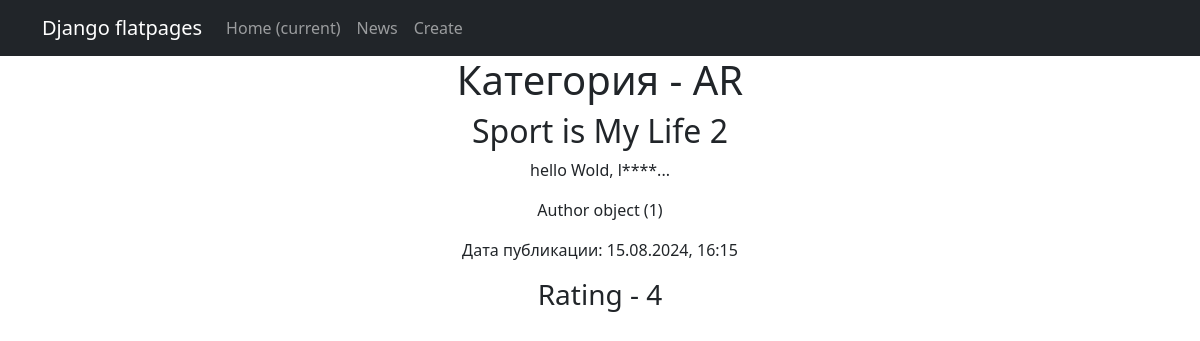
The page /news/2 on the database its author committed.
### newapp/models.py (models this page shows, shortened)
class Post(models.Model):
    author = models.ForeignKey(Author, on_delete=models.CASCADE)
    NEWS = 'NW'
    ARTICLE = 'AR'
    CATEGORY_CHOICEC = (
        (NEWS, 'Новость'),
        (ARTICLE, 'Статья')
    )
    category_type = models.CharField(max_length=2, choices=CATEGORY_CHOICEC, default=ARTICLE)
    date_creation = models.DateTimeField(auto_now_add=True)
    post_category = models.ManyToManyField(Category, through ='PostCategory')
    title = models.CharField(max_length=128)
    text = models.TextField()
    post_rating = models.SmallIntegerField(default=0)

class Author(models.Model):
    author_user = models.OneToOneField(User, on_delete=models.CASCADE)
    author_rating = models.SmallIntegerField(default=0)

### newapp/views.py (the view)
# urls.py: path('<int:pk>', NewsDetail.as_view(), name='news_detail'),
class NewsDetail(DetailView):
    model = Post
    template_name = 'onenews.html'
    context_object_name = 'news'

### newapp/templatetags/custom_filters.py (called while the page is built)
@register.filter
def censor(value):
    if not isinstance(value, str):
        raise ValueError("Фильтр censor применяется только к строкам.")
    for word in BAD_WORDS:
        pattern = re.compile(re.escape(word), re.IGNORECASE)
        value = pattern.sub(word[0] + '*' * (len(word) - 1), value)
    return value

### templates/onenews.html
{% extends 'flatpages/default.html' %}
{% load custom_tags %}
{% load custom_filters %}
{% block content %}
<h1>Категория - {{news.category_type}}</h1>
<h2>{{news.title |censor}}</h2>
<p>{{ news.text |censor}}</p>
<p>{{ news.author}}</p>
<p>Дата публикации: {{ news.date_creation|date:"d.m.Y, H:i" }}</p>
<h3>Rating - {{news.post_rating}}</h3>
{% endblock content %}

### rows shown on the page
Post: category_type "AR", title|censor "Sport is My Life 2", text|censor "hello Wold, l****...", author "Author object (1)", date_creation "15.08.2024, 16:15", post_rating "4"
